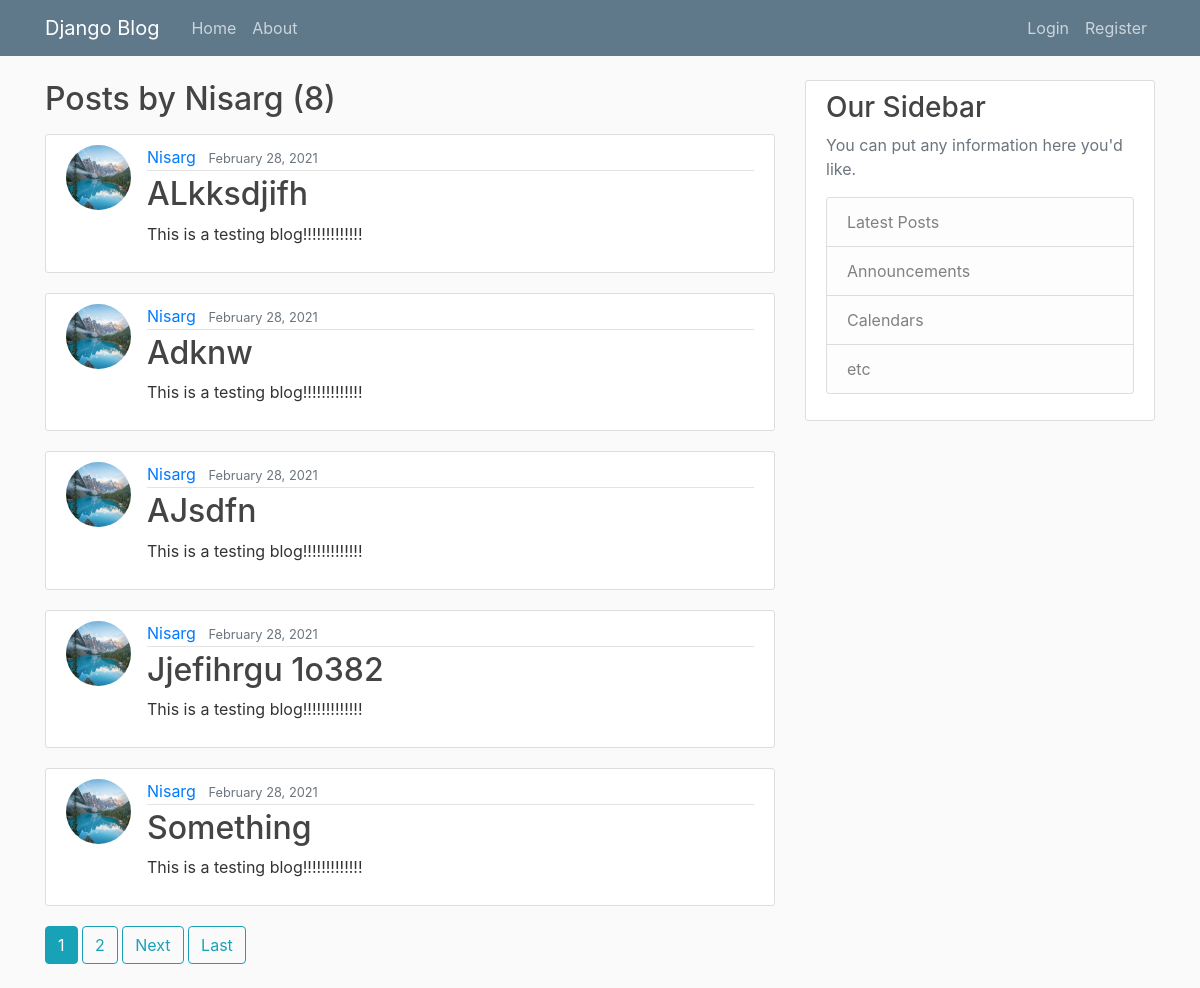
The page /user/Nisarg on the database its author committed.
### blog/models.py (models this page shows, shortened)
class Post(models.Model):
	title = models.CharField(max_length = 100)
	content = models.TextField()
	date_posted = models.DateTimeField(default = timezone.now)
	author = models.ForeignKey(User, on_delete = models.CASCADE)

### users/models.py (models this page shows, shortened)
class Profile(models.Model):
	user = models.OneToOneField(User, on_delete = models.CASCADE)
	image = models.ImageField(default = 'default.jpg', upload_to = 'profile_pics')

### blog/views.py (the view)
# urls.py: path('user/<str:username>', UserPostListView.as_view(), name = 'user-posts'),
class UserPostListView(ListView):
	model = Post
	template_name = 'blog/user_posts.html'
	context_object_name = 'posts'
	paginate_by = 5
	def get_queryset(self):
		user = get_object_or_404(User, username = self.kwargs.get('username'))
		return Post.objects.filter(author = user).order_by('-date_posted')

### blog/templates/blog/user_posts.html (shortened to what this page needs)
{% extends "blog/base.html" %}
{% block content %}
	<h2 class="mb-3"> Posts by {{ view.kwargs.username }} ({{ page_obj.paginator.count }}) </h2>
	{% for post in posts %}
		<article class="media content-section">
			<img class="rounded-circle article-img" src="{{ post.author.profile.image.url }}">
			<div class="media-body">
				<div class="article-metadata">
					<a class="mr-2" href="{% url 'user-posts' post.author.username %}">{{ post.author }}</a>
					<small class="text-muted">{{ post.date_posted|date:"F d, Y" }}</small>
				</div>
				<h2><a class="article-title" href="{% url 'post-detail' post.id %}">{{ post.title }}</a></h2>
				<p class="article-content">{{ post.content }}</p>
			</div>
		</article>
	{% endfor %}
	{% if is_paginated %}
		{% for num in page_obj.paginator.page_range %}
			{% if page_obj.number == num %}
				<a class="btn btn-info mb-4" href="?page={{ num }}"> {{ num }} </a>
			{% elif num > page_obj.number|add:'-3' and num < page_obj.number|add:'3' %}
				<a class="btn btn-outline-info mb-4" href="?page={{ num }}"> {{ num }} </a>
			{% endif %}
		{% endfor %}
		{% if page_obj.has_next %}
			<a class="btn btn-outline-info mb-4" href="?page={{ page_obj.next_page_number }}"> Next </a>
			<a class="btn btn-outline-info mb-4" href="?page={{ page_obj.paginator.num_pages }}"> Last </a>
		{% endif %}
	{% endif %}
{% endblock content %}

### blog/templates/blog/base.html (shortened to what this page needs)
{% load static %}
<!DOCTYPE html>
<html>
<head>
    <link rel="stylesheet" href="https://maxcdn.bootstrapcdn.com/bootstrap/4.0.0/css/bootstrap.min.css">
    <link rel="stylesheet" type="text/css" href="{% static 'blog/main.css' %}">
</head>
<body>
	<header class="site-header">
	  <nav class="navbar navbar-expand-md navbar-dark bg-steel fixed-top">
	    <div class="container">
	      <a class="navbar-brand mr-4" href="{% url 'blog-home' %}">Django Blog</a>
	      <div class="collapse navbar-collapse" id="navbarToggle">
	        <div class="navbar-nav mr-auto">
	          <a class="nav-item nav-link" href="{% url 'blog-home' %}">Home</a>
	          <a class="nav-item nav-link" href="{% url 'blog-about' %}">About</a>
	        </div>
	        <div class="navbar-nav">
	        	{% if user.is_authenticated %}
	        		<a class="nav-item nav-link" href="{% url 'post-create' %}">New Post</a>
	        		<a class="nav-item nav-link" href="{% url 'profile' %}">Profile</a>
	        		<a class="nav-item nav-link" href="{% url 'logout' %}">Logout</a>
	        	{% else %}
		        	<a class="nav-item nav-link" href="{% url 'login' %}">Login</a>
		         	<a class="nav-item nav-link" href="{% url 'register' %}">Register</a>
	         	{% endif %}
	        </div>
	      </div>
	    </div>
	  </nav>
	</header>
	<main role="main" class="container">
	  <div class="row">
	    <div class="col-md-8">
	    	{% block content %}{% endblock %}
	    </div>
	    <div class="col-md-4">
	      <div class="content-section">
	        <h3>Our Sidebar</h3>
	        <p class='text-muted'>You can put any information here you'd like.
	          <ul class="list-group">
	            <li class="list-group-item list-group-item-light">Latest Posts</li>
	            <li class="list-group-item list-group-item-light">Announcements</li>
	            <li class="list-group-item list-group-item-light">Calendars</li>
	            <li class="list-group-item list-group-item-light">etc</li>
	          </ul>
	        </p>
	      </div>
	    </div>
	  </div>
	</main>
</body>
</html>

### blog/static/blog/main.css (style rules this page uses)
body { background: #fafafa; color: #333333; margin-top: 5rem; }
h1, h2, h3, h4, h5, h6 { color: #444444; }
ul { margin: 0; }
.bg-steel { background-color: #5f788a; }
.site-header .navbar-nav .nav-link { color: #cbd5db; }
.content-section { background: #ffffff; padding: 10px 20px; border: 1px solid #dddddd; border-radius: 3px; margin-bottom: 20px; }
.article-title { color: #444444; }
.article-content { white-space: pre-line; }
.article-img { height: 65px; width: 65px; margin-right: 16px; }
.article-metadata { padding-bottom: 1px; margin-bottom: 4px; border-bottom: 1px solid #e3e3e3 }

### rows shown on the page
Post: author.profile.image (picture), author "Nisarg", date_posted "February 28, 2021", title "ALkksdjifh", content "This is a testing blog!!!!!!!!!!!!!"
Post: author.profile.image (picture), author "Nisarg", date_posted "February 28, 2021", title "Adknw", content "This is a testing blog!!!!!!!!!!!!!"
Post: author.profile.image (picture), author "Nisarg", date_posted "February 28, 2021", title "AJsdfn", content "This is a testing blog!!!!!!!!!!!!!"
Post: author.profile.image (picture), author "Nisarg", date_posted "February 28, 2021", title "Jjefihrgu 1o382", content "This is a testing blog!!!!!!!!!!!!!"
Post: author.profile.image (picture), author "Nisarg", date_posted "February 28, 2021", title "Something", content "This is a testing blog!!!!!!!!!!!!!"

### other values the page prints
{{ view.kwargs.username }} "Nisarg"
{{ page_obj.paginator.count }} "8"
{{ num }} "1"
{{ num }} "2"
